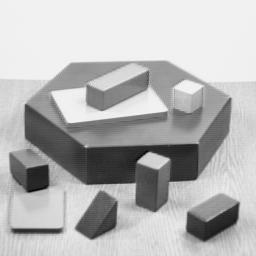
#> input picture opencv_img/box.jpg, 256 x 256 px, found by its file name
$ jupyter execute --allow-errors opencv.ipynb
#> lines starting #> are read from the running program, lines starting #| are printed output that depends on the picture; after the words box and inside, x2 and y2 are one past the last pixel; in counts of white or black regions, pixels touching at a corner belong together
### Image processing

### Computational Photography

### Feature detection and description
We are looking for specific patterns or specific features which are unique, can be easily tracked and can be easily compared. If we go for a definition of such a feature, we may find it difficult to express it in words, but we know what they are. If someone asks you to point out one good feature which can be compared across several images, you canpoint out one. We search for these features in an image, find them, look for the same features in other images and align them.

Looking for the regions in images which have maximum variation when moved by a small amount in all regions around it.

**Harris Corner Detection**

[cell 1]
import numpy as np
import cv2 as cv
from matplotlib import pyplot as plt
filename = 'data/box.jpg'
img = cv.imread(filename)
#> img is the input picture: shape (256, 256, 3); min 0, max 252, mean 182.8
gray = cv.cvtColor(img, cv.COLOR_BGR2GRAY)
gray = np.float32(gray)
dst = cv.cornerHarris(gray,blockSize=2,ksize=3,k=0.04)
#result is dilated for marking the corners
kernel = np.ones(shape=(1,1), dtype=np.uint8)
dst = cv.dilate(dst, kernel=kernel)
#threshold for an optimal value
img[dst>0.01*dst.max()]=[0,0,255]
#> img: shape (256, 256, 3); 0.44% of pixels changed, all inside (x1, y1, x2, y2) = (10, 69, 241, 241)
plt.imshow(img)
plt.show()

**Corner with SubPixel Accuracy**

[cell 2]
import numpy as np
import cv2 as cv
filename = 'data/box.jpg'
img = cv.imread(filename)
gray = cv.cvtColor(img, cv.COLOR_BGR2GRAY)
# find Harris corners
gray = np.float32(gray)
dst = cv.cornerHarris(gray,blockSize=2,ksize=3,k=0.04)
dst = cv.dilate(dst, None)
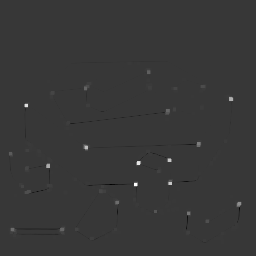
#> dst: shape (256, 256) float32; min -2162714.8, max 7744669, mean 13098.9; drawn with min black and max white
rest, dst = cv.threshold(dst,thresh=0.01*dst.max(),maxval=255,type=0)
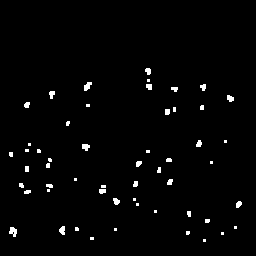
#> dst: shape (256, 256) float32; 1.8% white; 54 white regions (28 under 20 px), largest, box (x1, y1, x2, y2) and area: (9, 227, 17, 237) 54, (84, 82, 92, 91) 47, (82, 144, 90, 151) 42
#> rest = 77446.7
dst = np.uint8(dst)
#find centroids
ret, labels, stats, centroids = cv.connectedComponentsWithStats(dst)
#> labels: shape (256, 256) int32; 55 distinct labels, from 0 to 54
#> ret = 55; stats = 55 rows, first 6: [0, 0, 256, 256, 64379], [145, 68, 6, 7, 33], [147, 79, 3, 3, 9], [84, 82, 8, 9, 47], [146, 84, 6, 6, 32], [200, 84, 6, 7, 31]; centroids = 55 pairs, first value 10.58 to 238.3, second value 70.73 to 240
#define the criteria to stop and refine the corners
criteria = (cv.TERM_CRITERIA_EPS + cv.TERM_CRITERIA_MAX_ITER, 100, 0.001)
corners = cv.cornerSubPix(gray, corners=np.float32(centroids),winSize=(5,5),zeroZone=(-1,-1),criteria=criteria)
#> corners = 55 pairs, first value 8.81 to 239.2, second value 69.26 to 241.6
#Now draw them
res = np.hstack((centroids,corners))
#> res = 55 rows, first 6: [127.7, 126.9, 131.5, 123.9], [147.8, 70.73, 148.4, 69.26], [148, 80, 148, 80], [87.11, 85.77, 85.9, 84.48], [148.8, 86.25, 148.3, 86.12], [202.9, 86.74, 204.9, 83.01]
res = np.int8(res)
#> res = 55 rows, first 6: [127, 126, -125, 123], [-109, 70, -108, 69], [-108, 80, -108, 80], [87, 85, 85, 84], [-108, 86, -108, 86], [-54, 86, -52, 83]
img[res[:,1],res[:,0]]=[0,0,255]
#> img: shape (256, 256, 3); 0.08% of pixels changed, all inside (x1, y1, x2, y2) = (10, 70, 239, 241)
img[res[:,3],res[:,2]] = [0,255,0]
#> img: shape (256, 256, 3); mean B, G, R 182.6, 182.8, 182.8
cv.imshow('dst', img)
if cv.waitKey(0) & 0xff == 27:
#> (key q is pressed here)
    cv.destroyAllWindows()

**Shi-Tomasi Corner Detector**

[cell 3]
import numpy as np
import cv2 as cv
from matplotlib import pyplot as plt
img = cv.imread('data/chessboard3.png')
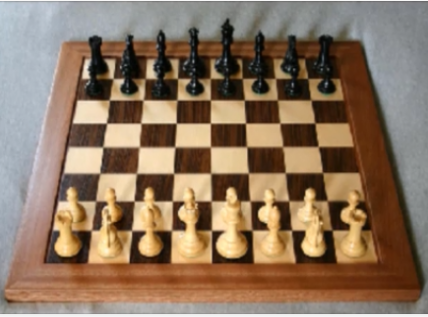
#> input picture opencv_img/chessboard3.png, 428 x 317 px, found by its file name
#> img is the input picture: shape (317, 428, 3); mean B, G, R 95.8, 117.1, 140.2
gray = cv.cvtColor(img, cv.COLOR_BGR2GRAY)
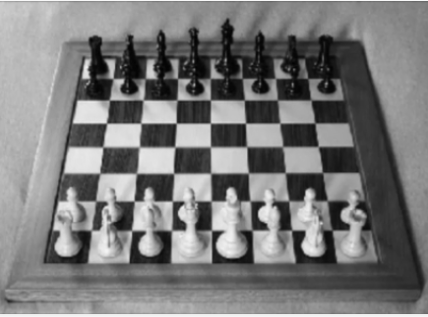
#> gray: shape (317, 428); min 2, max 247, mean 121.6
#corners = cv.goodFeaturesToTrack(gray, maxCorners=100, qualityLevel=0.01, minDistance=10)
corners = cv.goodFeaturesToTrack(gray, maxCorners=10, qualityLevel=0.01, minDistance=10)
#> corners = [[175, 122], [108, 122], [133, 200], [88, 77], [211, 124], [183, 203], [144, 232], [245, 124], [304, 231], [74, 122]]
corners = np.int32(corners)
#> corners = contour of 10 points, box (x1, y1, x2, y2) (74, 77, 305, 233), area 10903
for i in corners:
    x,y = i.ravel()
    cv.circle(img,center=(x,y),radius=3,color=255,thickness=-1)
#> this loop made 10 passes
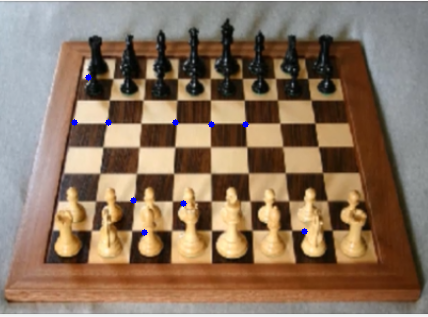
#> img: shape (317, 428, 3); 0.21% of pixels changed, all inside (x1, y1, x2, y2) = (71, 74, 308, 236)
plt.imshow(img)
plt.axis('off')
plt.show()

**SIFT**(Scale-Invariant Feature Transform)

[cell 4]
import numpy as np
import cv2 as cv
import matplotlib.pyplot as plt
img = cv.imread('data/box.jpg')
gray = cv.cvtColor(img,cv.COLOR_BGR2GRAY)
sift = cv.SIFT_create()
kp = sift.detect(gray,mask=None)
#> kp = 187 keypoints; strongest (x, y, size): (35, 180, 18.6), (154, 161, 12.2), (204, 228, 22), (99, 222, 23.1)
img = cv.drawKeypoints(gray,kp,outImage=img)
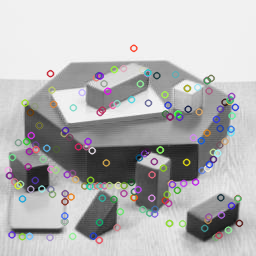
#> img: shape (256, 256, 3); 11.63% of pixels changed, all inside (x1, y1, x2, y2) = (4, 44, 244, 245)
plt.imshow(img)
plt.show()

**SURF**(Speeded-Up Robust Features)

[cell 5]
import cv2 as cv
img = cv.imread('data/fly.jpg', cv.IMREAD_GRAYSCALE)
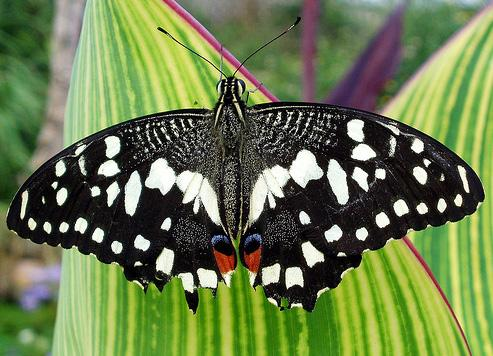
#> input picture opencv_img/fly.jpg, 493 x 356 px, found by its file name
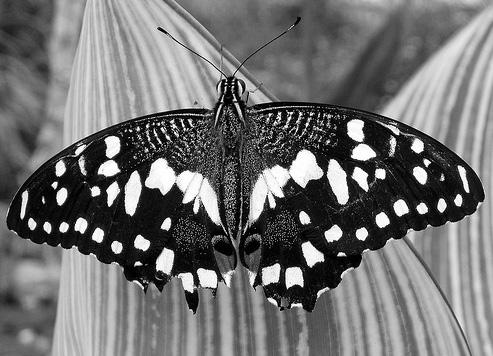
#> img: shape (356, 493); min 0, max 255, mean 113.3
#> (the rest of this cell did not finish here and is left out)

**FAST (Features from Accelerated Segment Test)**

[cell 6]
import numpy as np
import cv2 as cv
from matplotlib import pyplot as plt
img = cv.imread('data/box.jpg', cv.IMREAD_GRAYSCALE)
# initiate FAST object with default values
fast = cv.FastFeatureDetector_create()
# Print all default params
print( f"Threshold: {fast.getThreshold()}")
#| Threshold: 10
print( f"nonmaxSuppression:{fast.getNonmaxSuppression()}" )
#| nonmaxSuppression:True
print( f"neighborhood: {fast.getType()}" )
#| neighborhood: 2
print( f"Total Keypoints with nonmaxSuppression: {len(kp)}" )
#| Total Keypoints with nonmaxSuppression: 187
# find and draw the keypoints
kp = fast.detect(img, None)
#> kp = 431 keypoints; strongest (x, y, size): (139, 162, 7), (86, 146, 7), (168, 159, 7), (47, 165, 7)
#> (the rest of this cell did not finish here and is left out)

**BRIEF**(Binary Robust Independent Elementary Features)

[cell 7]
import numpy as np
import cv2 as cv
from matplotlib import pyplot as plt

img = cv.imread('data/fly.jpg', cv.IMREAD_GRAYSCALE)

# Initiate FAST detector
star = cv.xfeatures2d.StarDetector_create()

# Initiate BRIEF extractor
brief = cv.xfeatures2d.BriefDescriptorExtractor_create()

# find the keypoints with STAR
kp = star.detect(img,None)
#> kp = 429 keypoints; strongest (x, y, size): (422, 208, 8), (382, 220, 12), (400, 207, 12), (380, 173, 8)

# compute the descriptors with BRIEF
kp, des = brief.compute(img, kp)

print( brief.descriptorSize() )
#| 32
print( des.shape )
#| (429, 32)

**ORB**(Oriented FAST and Rotated BRIEF)

[cell 8]
import numpy as np
import cv2 as cv
from matplotlib import pyplot as plt
img = cv.imread('data/box.jpg', cv.IMREAD_GRAYSCALE)
orb = cv.ORB_create()
# find the keypoints with ORB
kp = orb.detect(img, None)
#> kp = 290 keypoints; strongest (x, y, size): (143, 161, 92.6), (140, 161, 53.6), (142, 162, 77.1), (138, 161, 37.2)
# compute the descriptors with ORB
kp, des = orb.compute(img, kp)
# draw only keypoints location, not size and orientation
#> (the rest of this cell did not finish here and is left out)

**Feature Matching**

**Feature Matching + Homography to find Objects**

[cell 9]
import numpy as np
import cv2 as cv
from matplotlib import pyplot as plt
MIN_MATCH_COUNT = 10
img1 = cv.imread('data/box1.png', cv.IMREAD_GRAYSCALE)
img2 = cv.imread('data/box_in_scene.png', cv.IMREAD_GRAYSCALE)
#Initiate SIFT detector
sift = cv.SIFT_create()
#find the keypoints and descriptors with SIFT
#> (the rest of this cell did not finish here and is left out)

###

## Techinques in Object Detection

Traditional Computer Vision Techniques for Object Detection:
1. Haar Cascades
2. Histogram of Oriented Gradients (HOG)
3. SIFT (Scale-Invariant Feature Transform)

Deep Learning Methods for Object Detection:
- Two-Stage Detectors:
  1. R-CNN (Regions with Convolutional Neural Networks)

     This technique uses selective search algorithm to generate 2000 region proposals from an image, then the proposed region is resized and passed through pre-trained CNN based models to extract feature vectors. Then, these feature vectors are fed to the classifier for classifying object within the region
  3. Fast R-CNN

     This techniques processes the complete image with the CNN to produce a feature map. Region of Interest Pooling layer is used to extract the feature vector from the feature map. The techniques utilizes integrated classificatin and regression approach, it use a single fully connected network to provide the output of both the class probabilities and bounding box coordinates
  4. Faster R-CNN

     This technique utilizes Region Proposal Network that predicts the object bounds from the feature maps created by the initial CNN then, the features of the proposed region generated by RPM are pooled using ROI Pooling and fed into a network that predict the class and bounding box
- Single-Stage Detectors:
  1. SSD (Single Shot MultiBox Detector)

     Using feature maps at various sizes, SSD is a one-stage object detection architecture that predicts item bounding boxes and class probabilities immediately. It makes use of a single deep neural network to do both object identification and area proposal at the same time
  2. YOLO (You Only Look Once)

    YOLO uses whole photos to forecast class probabilities and bounding boxes in a single run. It provides very accurate object recognition in real time by dividing the input picture into a grid and predicting bounding boxes and class probabilities for each grid cell

### Support Vector Machines

[cell 10]
import cv2 as cv
import numpy as np
SZ = 20
bin_n = 16 # Number of bins
affine_flags = cv.WARP_INVERSE_MAP | cv.INTER_LINEAR
#> affine_flags = 17
def deskew(img):
    m = cv.moments(img)
    if abs(m['mu02']) < 1e-2:
        return img.copy()
    skew = m['mu11']/m['mu02']
    M = np.float32([[1, skew, -0.5*SZ*skew], [0, 1, 0]])
    img = cv.warpAffine(img, M, (SZ, SZ), flags=affine_flags)
    return img
def hog(img):
    gx = cv.Sobel(img, cv.CV_32F, 1, 0)
    gy = cv.Sobel(img, cv.CV_32F, 0, 1)
    mag, ang = cv.cartToPolar(gx, gy)
    bins = np.int32(bin_n*ang/(2*np.pi))
    bin_cells = bins[:10, :10], bins[10:, :10], bins[:10, 10:], bins[10:, 10:]
    mag_cells = mag[:10, :10], mag[10:, :10], mag[:10, 10:], mag[10:, 10:]
    hists = [np.bincount(b.ravel(), m.ravel(), bin_n) for b, m in zip(bin_cells, mag_cells)]
    hist = np.hstack(hists)
    return hist
import cv2 as cv
import numpy as np
SZ = 20
bin_n = 16
affine_flags = cv.WARP_INVERSE_MAP | cv.INTER_LINEAR
img = cv.imread(cv.samples.findFile('data/digits.png'), 0)
#> (the rest of this cell did not finish here and is left out)

### K-Means Clustering

[cell 11]
import numpy as np
import cv2 as cv
from matplotlib import pyplot as plt
x = np.random.randint(25, 100, 25)
y = np.random.randint(175, 255, 25)
z = np.hstack((x,y))
z = z.reshape((50,1))
z = np.float32(z)
plt.hist(z, 256, [0, 256])
plt.show()
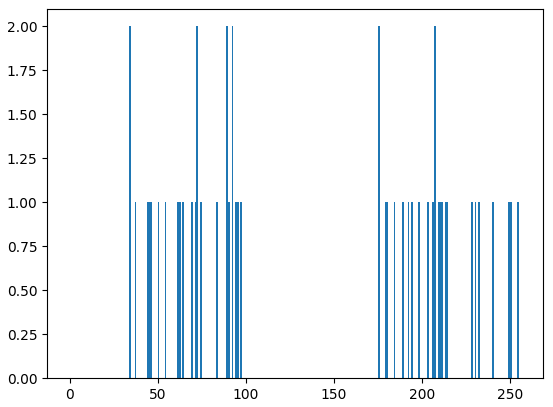
#> figure drawn by matplotlib, 1 panel
# define criteria = (type, max_iter = 10, epsilon = 1.0)
criteria = (cv.TERM_CRITERIA_EPS + cv.TERM_CRITERIA_MAX_ITER, 10, 1.0)
#> criteria = (3, 10, 1)
# set flags (just to avoid line break in the code)
flags = cv.KMEANS_RANDOM_CENTERS
#> flags = 0
# apply kmeans
#> (the rest of this cell did not finish here and is left out)

**Data with multiple features**

[cell 12]
import numpy as np
import cv2 as cv
from matplotlib import pyplot as plt

X = np.random.randint(25,50,(25,2))
Y = np.random.randint(60,85,(25,2))
Z = np.vstack((X,Y))
# convert to np.float32
Z = np.float32(Z)
# define criteria and apply kmeans()
criteria = (cv.TERM_CRITERIA_EPS + cv.TERM_CRITERIA_MAX_ITER, 10, 1.0)
ret, label, center = cv.kmeans(Z,2,None,criteria,10,cv.KMEANS_RANDOM_CENTERS)
#> ret = 5158.2; label = 50 values from 0 to 1; center = [[35.8, 36.52], [69.88, 72.16]]
# Now separate the data, Note the flatten()
A = Z[label.ravel()==0]
#> A = 25 pairs, first value 26 to 49, second value 25 to 48
B = Z[label.ravel()==1]
#> B = 25 pairs, first value 60 to 84, second value 60 to 84
# Plot the data
plt.scatter(A[:,0], A[:,1])
plt.scatter(B[:,0],B[:,1],c='r')
plt.scatter(center[:,0],center[:,1],s=80,c='y',marker='s')
plt.xlabel('Height')
plt.ylabel('Weight')
plt.show()
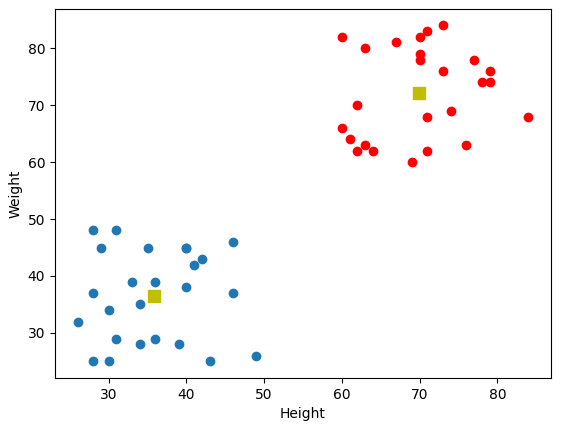
#> figure drawn by matplotlib, 1 panel
